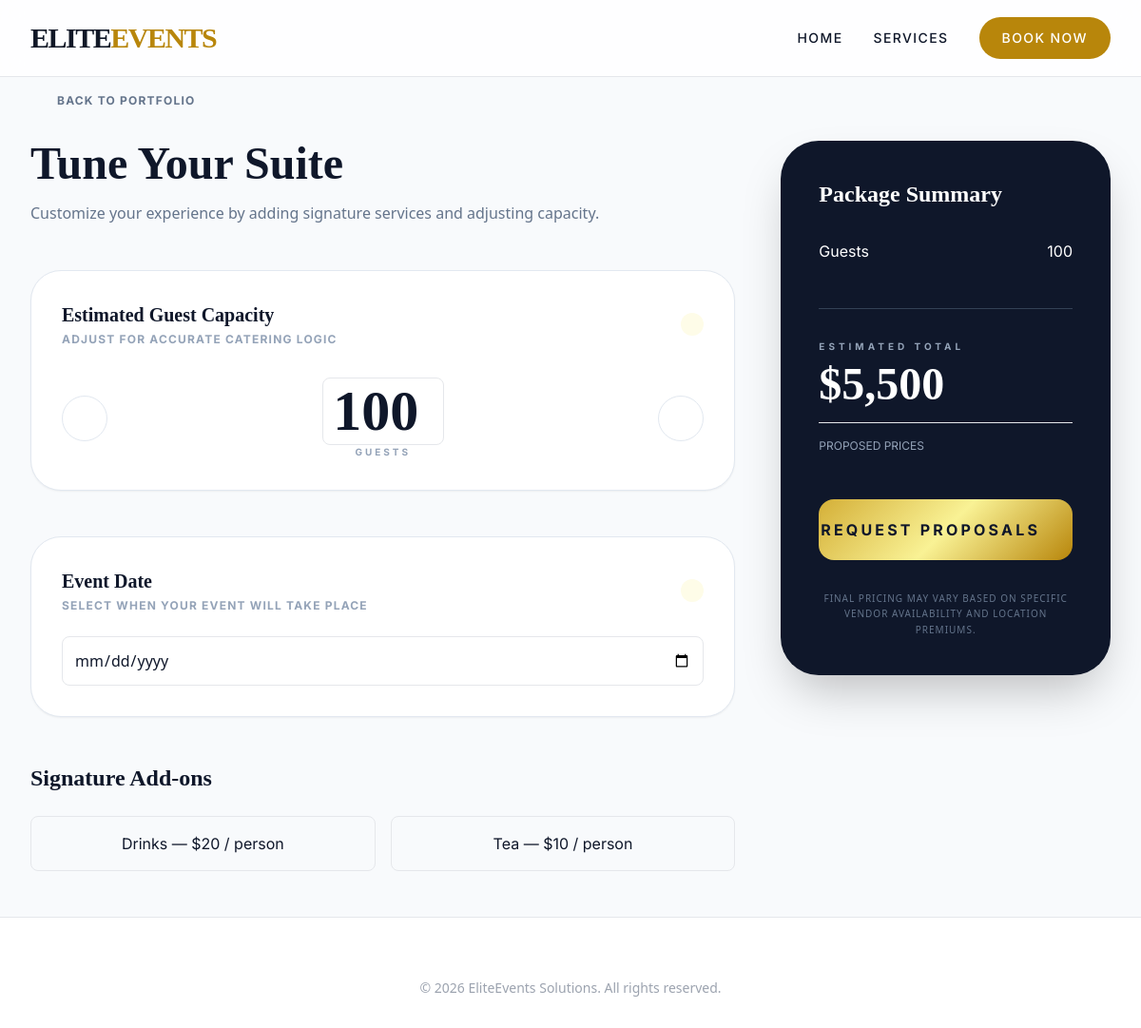
Page /package/1/ on the committed database.
### app/models.py (models this page shows)
class Event_Extras(models.Model):
    service = models.ForeignKey(Services, on_delete=models.CASCADE, related_name='service_extras')
    add_on = models.CharField(max_length=16)
    rate = models.IntegerField()

### app/views.py (the view)
# urls.py: path('package/<int:package_id>/', views.package, name='package'),
def package(request, package_id):
    package = models.Services.objects.get(id=package_id)
    return render(request, 'packages.html', {'package': package})

### app/templates/packages.html (shortened to what this page needs)
<!DOCTYPE html>
<html lang="en">
<head>
    <script src="https://cdn.tailwindcss.com"></script>
</head>
<body class="antialiased">
    {% include "navbar.html" %}
<main class="pt-12">
    <div class="max-w-7xl mx-auto px-4 md:px-8 py-12">
        <a href="{% url "services" %}" class="inline-flex items-center gap-2 text-slate-500 hover:text-gold-600 transition mb-8 group">
            <i data-lucide="arrow-left" class="w-5 h-5 group-hover:-translate-x-1 transition-transform"></i>
            <span class="font-bold uppercase tracking-widest text-xs">Back to Portfolio</span>
        </a>
        <div class="grid grid-cols-1 lg:grid-cols-3 gap-12">
            <div class="lg:col-span-2 space-y-12">
                <div>
                    <h1 id="package-title" class="text-4xl md:text-5xl font-serif font-bold text-slate-900 mb-4">Tune Your Suite</h1>
                    <p class="text-slate-500 font-sans">Customize your experience by adding signature services and adjusting capacity.</p>
                </div>
                <div class="bg-white p-8 rounded-[2rem] shadow-sm border border-slate-200">
                    <div class="flex items-center justify-between mb-8">
                        <div>
                            <h3 class="text-xl font-serif font-bold">Estimated Guest Capacity</h3>
                            <p class="text-slate-400 text-xs uppercase tracking-widest font-bold mt-1">Adjust for accurate catering logic</p>
                        </div>
                        <div class="p-3 bg-yellow-50 text-gold-600 rounded-full">
                        </div>
                    </div>
                    <div class="flex items-center gap-8">
                        <button id="minus-guests" class="w-12 h-12 rounded-full border border-slate-200 flex items-center justify-center hover:bg-slate-900 hover:text-white transition">
                            <i data-lucide="minus" class="w-5 h-5"></i>
                        </button>
                        <div class="flex flex-col items-center flex-grow">
                            <input name="guests" id="guest-count" type="number" value="100"
                                   class="text-6xl font-serif font-bold text-slate-900 text-center w-32 border rounded-lg" />
                            <span class="text-[10px] uppercase font-bold text-slate-400 tracking-[0.3em]">Guests</span>
                        </div>
                        <button id="plus-guests" class="w-12 h-12 rounded-full border border-slate-200 flex items-center justify-center hover:bg-slate-900 hover:text-white transition">
                            <i data-lucide="plus" class="w-5 h-5"></i>
                        </button>
                    </div>
                </div>
                <div class="bg-white p-8 rounded-[2rem] shadow-sm border border-slate-200 mt-8">
                    <div class="flex items-center justify-between mb-6">
                        <div>
                            <h3 class="text-xl font-serif font-bold">Event Date</h3>
                            <p class="text-slate-400 text-xs uppercase tracking-widest font-bold mt-1">Select when your event will take place</p>
                        </div>
                        <div class="p-3 bg-yellow-50 text-gold-600 rounded-full">
                        </div>
                    </div>
                    <input type="date" id="event-date" name="event_date"
                        class="w-full border rounded-lg p-3 text-slate-900 font-sans" />
                </div>
                <div class="space-y-6">
                    <h3 class="text-2xl font-serif font-bold flex items-center gap-3">
                        Signature Add-ons <i data-lucide="sparkles" class="text-gold-600 w-6 h-6"></i>
                    </h3>
                    <div id="addons-grid" class="grid grid-cols-1 md:grid-cols-2 gap-4">
                        {% for extra in package.service_extras.all %}
                            <button data-addon="{{ extra.add_on }}" data-rate="{{ extra.rate }}" class="p-4 border rounded-lg">
                                {{ extra.add_on }} — ${{ extra.rate }} / person
                            </button>
                        {% endfor %}
                    </div>
                </div>
            </div>
            <div class="lg:col-span-1">
                    <div class="sticky top-32 space-y-6">
                        <div class="bg-slate-900 rounded-[2.5rem] p-10 text-white shadow-2xl relative overflow-hidden">
                            <div class="absolute top-0 right-0 p-6 opacity-10">
                            </div>
                            <h3 class="text-2xl font-serif font-bold mb-8">Package Summary</h3>
                            <div id="summary-items" class="space-y-6 mb-12"></div>
                        <div class="pt-8 border-t border-slate-700">
                            <p class="text-[10px] uppercase font-bold text-slate-400 tracking-[0.4em] mb-2">Estimated Total</p>
                            <div class="flex items-end gap-2">
                                <span id="total-price" name="total-price" class="text-5xl font-serif font-bold text-gold-500">$15,000</span>
                            </div>
                        </div>
                        <div class="pt-4 border-t mt-4">
                            <p class="text-xs uppercase text-slate-400">Proposed Prices</p>
                        </div>
                        <button type="button" onclick="requestProposal()" class="w-full mt-12 bg-gold-gradient text-slate-900 py-5 rounded-2xl flex items-center justify-center gap-3 font-bold uppercase tracking-[0.2em] hover:scale-105 transition-transform">
                            Request Proposals <i data-lucide="send" class="w-5 h-5"></i>
                        </button>
                        <p class="mt-8 text-[10px] text-center text-slate-500 font-sans uppercase tracking-widest leading-relaxed">
                            Final pricing may vary based on specific vendor availability and location premiums.
                        </p>
                    </div>
            </div>
        </div>
    </div>
</main>
<footer class="bg-white pt-16 pb-8 border-t border-gray-200">
    <div class="max-w-7xl mx-auto px-4 text-center text-gray-400 text-sm font-sans">
        &copy; 2026 EliteEvents Solutions. All rights reserved.
    </div>
</footer>
</body>
</html>

### app/templates/packages.html (style rules this page uses)
:root { --gold-600: #b8860b; }
.text-gold-600 { color: #b8860b; }
.bg-gold-gradient { background: linear-gradient(135deg, #d4af37 0%, #f9f295 50%, #b8860b 100%); }

### rows in the picture
Event_Extras: add_on "Drinks", rate "20"
Event_Extras: add_on "Tea", rate "10"
